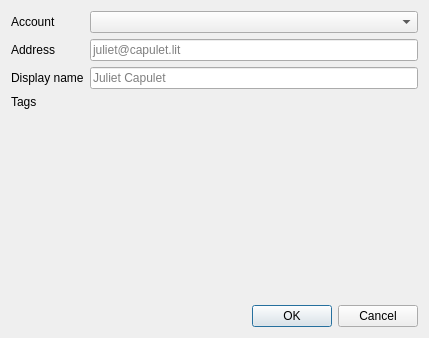
<?xml version="1.0" encoding="UTF-8"?>
<ui version="4.0">
 <class>DlgAddContact</class>
 <widget class="QDialog" name="DlgAddContact">
  <property name="geometry">
   <rect>
    <x>0</x>
    <y>0</y>
    <width>429</width>
    <height>338</height>
   </rect>
  </property>
  <property name="windowTitle">
   <string>Add contact</string>
  </property>
  <layout class="QVBoxLayout" name="verticalLayout_2">
   <item>
    <layout class="QFormLayout" name="formLayout">
     <item row="0" column="0">
      <widget class="QLabel" name="label">
       <property name="text">
        <string>Account</string>
       </property>
      </widget>
     </item>
     <item row="0" column="1">
      <widget class="QComboBox" name="account">
       <property name="sizePolicy">
        <sizepolicy hsizetype="Expanding" vsizetype="Fixed">
         <horstretch>0</horstretch>
         <verstretch>0</verstretch>
        </sizepolicy>
       </property>
       <property name="insertPolicy">
        <enum>QComboBox::NoInsert</enum>
       </property>
      </widget>
     </item>
     <item row="1" column="0">
      <widget class="QLabel" name="label_2">
       <property name="text">
        <string>Address</string>
       </property>
      </widget>
     </item>
     <item row="1" column="1">
      <widget class="QLineEdit" name="peer_jid">
       <property name="placeholderText">
        <string>juliet@capulet.lit</string>
       </property>
      </widget>
     </item>
     <item row="2" column="0">
      <widget class="QLabel" name="label_3">
       <property name="text">
        <string>Display name</string>
       </property>
      </widget>
     </item>
     <item row="2" column="1">
      <widget class="QLineEdit" name="display_name">
       <property name="placeholderText">
        <string>Juliet Capulet</string>
       </property>
      </widget>
     </item>
    </layout>
   </item>
   <item>
    <layout class="QVBoxLayout" name="verticalLayout">
     <item>
      <widget class="QLabel" name="label_4">
       <property name="text">
        <string>Tags</string>
       </property>
       <property name="alignment">
        <set>Qt::AlignLeading|Qt::AlignLeft|Qt::AlignTop</set>
       </property>
      </widget>
     </item>
     <item>
      <widget class="RosterTagsBox" name="tags" native="true">
       <property name="sizePolicy">
        <sizepolicy hsizetype="Expanding" vsizetype="Expanding">
         <horstretch>0</horstretch>
         <verstretch>0</verstretch>
        </sizepolicy>
       </property>
      </widget>
     </item>
    </layout>
   </item>
   <item>
    <widget class="QDialogButtonBox" name="buttonBox">
     <property name="orientation">
      <enum>Qt::Horizontal</enum>
     </property>
     <property name="standardButtons">
      <set>QDialogButtonBox::Cancel|QDialogButtonBox::Ok</set>
     </property>
    </widget>
   </item>
  </layout>
 </widget>
 <customwidgets>
  <customwidget>
   <class>RosterTagsBox</class>
   <extends>QWidget</extends>
   <header>mlxcqt.widgets.roster_tags</header>
   <container>1</container>
  </customwidget>
 </customwidgets>
 <resources/>
 <connections>
  <connection>
   <sender>buttonBox</sender>
   <signal>accepted()</signal>
   <receiver>DlgAddContact</receiver>
   <slot>accept()</slot>
   <hints>
    <hint type="sourcelabel">
     <x>248</x>
     <y>254</y>
    </hint>
    <hint type="destinationlabel">
     <x>157</x>
     <y>274</y>
    </hint>
   </hints>
  </connection>
  <connection>
   <sender>buttonBox</sender>
   <signal>rejected()</signal>
   <receiver>DlgAddContact</receiver>
   <slot>reject()</slot>
   <hints>
    <hint type="sourcelabel">
     <x>316</x>
     <y>260</y>
    </hint>
    <hint type="destinationlabel">
     <x>286</x>
     <y>274</y>
    </hint>
   </hints>
  </connection>
 </connections>
</ui>
